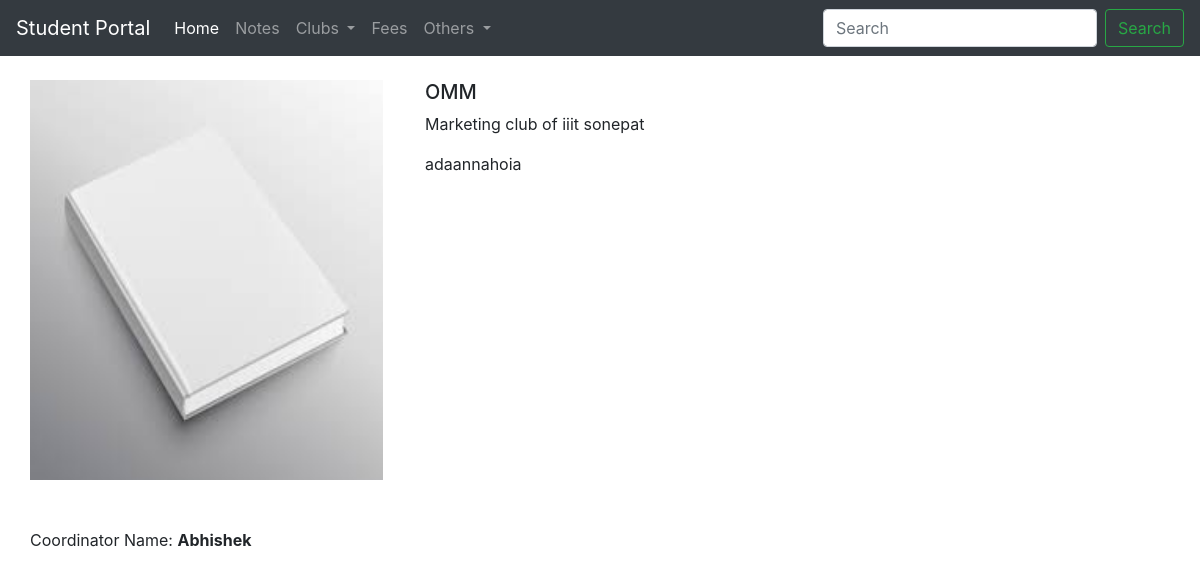
Page /club/group/1 on the committed database.
### club/models.py (models this page shows, shortened)
class Group(models.Model):
    group_id=models.AutoField
    group_name=models.CharField(max_length=50, default="")
    category = models.CharField(max_length=50, default="")
    desc=models.CharField(max_length=300, default="")
    detaileddesc = models.CharField(max_length=300, default="")
    coordinator=models.CharField(max_length=300, default="")
    image= models.ImageField(upload_to="clubs/images",null=True, blank=True)
    pub_date = models.DateTimeField(null=True)
    document = models.FileField(upload_to="clubs/images",null=True, blank=True)

### club/views.py (the view)
# urls.py: path("group/<int:myid>", views.clubdesc, name="ClubDesc"),
def clubdesc(request, myid):
    group = Group.objects.filter(id=myid)
    return render(request, 'club/clubsdesc.html', {'group':group[0]})

### club/templates/club/clubsdesc.html (shortened to what this page needs)
{% extends 'club/basic.html' %}
{% block body %}
<div class="container my-4">
    <div class="row">
    <div class="col-md-4">
    <div class="row">
        <img src="/media/{{group.image}}" width="353px" height="400px">
    </div>
    </div>
    <div class="col-md-8">
        <b> <h5>{{group.group_name}}</h5> </b>
        <p>{{group.desc}}</p>
        <p>{{group.detaileddesc}}</p>
    </div>
    </div>
    <br> <br>
     <div class="row">
         <p>Coordinator Name: <b>{{group.coordinator}}</b></p>
        </div>
</div>
{% endblock %}

### rows in the picture
Group: image (picture), group_name "OMM", desc "Marketing club of iiit sonepat", detaileddesc "adaannahoia", coordinator "Abhishek"
